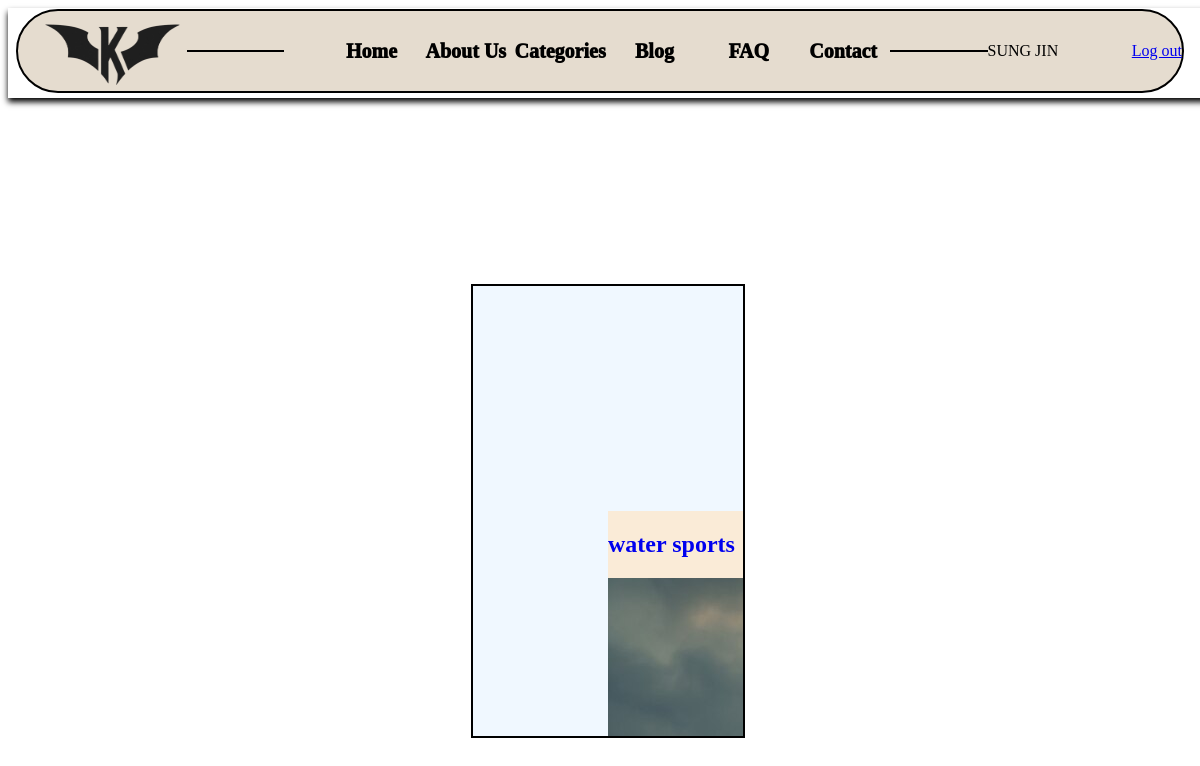
Screenshot of /profile (signed in) with the database file from the repository.
### tables this page shows
CREATE TABLE blogs (
                        id INTEGER PRIMARY KEY AUTOINCREMENT,
                        user_id INTEGER NOT NULL,
                        title TEXT NOT NULL,
                        content TEXT NOT NULL,
                        category TEXT,
                        image TEXT,
                        date TIMESTAMP DEFAULT CURRENT_TIMESTAMP,
                        FOREIGN KEY(user_id) REFERENCES users(id)
                    );

### app.py (the view)
@app.route('/profile')
def profile():
    user_id = session.get('user_id')
    if user_id:
        blogs = get_user_blogs(user_id)
        return render_template('profile.html', blogs=blogs)
    else:
        return redirect(url_for('login'))

### app.py (called while the page is built)
def get_db():
    conn = sqlite3.connect(DATABASE)
    conn.row_factory = sqlite3.Row
    return conn

def get_user_blogs(user_id):
    conn = get_db()
    cursor = conn.cursor()
    cursor.execute('SELECT * FROM blogs WHERE user_id = ?', (user_id,))
    blogs = cursor.fetchall()
    conn.close()
    return blogs

### templates/profile.html (shortened to what this page needs)
<!DOCTYPE html>
<html lang="en">
<head>
    <link href="{{ url_for('static', filename='css/blog.css') }}" rel="stylesheet">
</head>
<body>
    <header>
        <div class="header">
            <nav>
                <div class="logo">
                    <img src="{{ url_for('static', filename='assets/logo1.png') }}" alt="logo">
                </div>
                <span class="line"></span>
                <ul class="nav-links">
                    <li><a href="{{ url_for('index') }}">Home</a></li>
                    <li><a href="{{ url_for('about') }}">About Us</a></li>
                    <li><a href="{{ url_for('categories') }}">Categories</a></li>
                    <li><a href="{{ url_for('blog') }}">Blog</a></li>
                    <li><a href="{{ url_for('faq') }}">FAQ</a></li>
                    <li><a href="{{ url_for('contact') }}">Contact</a></li>
                </ul>
                <span class="line"></span>
                <div class="user">
                    {% if session.get('user_id') %}
                        <span class="username">{{ session['name'] }}</span>
                        <div class="logout"><a href="{{ url_for('logout') }}">Log out</a></div>
                    {% else %}
                        <div class="login"><a href="{{ url_for('login') }}">Log in</a></div>
                        <div class="signup"><a href="{{ url_for('signup') }}">Sign up</a></div>
                    {% endif %}
                </div>
            </nav>
        </div>
    </header>
    <section id="blog">
        <div class="show-blog">
            {% if blogs and blogs|length > 0 %}
                {% for blog in blogs %}
                <div class="blogs">
                    <a href="{{ url_for('blog_details', blog_id=blog['id']) }}">
                        <div class="blog-dis">
                        </div>
                        <div class="main-dis">
                            <h2>{{ blog['title'] }}</h2>
                            <div class="post-image">
                                {% if blog['image'] %}
                                    <img src="{{ url_for('static', filename='uploads/' + blog['image']) }}" alt="Blog image">
                                {% else %}
                                    <img src="{{ url_for('static', filename='assets/default-image.png') }}" alt="Default image">
                                {% endif %}
                            </div>
                        </div>
                    </a>
                </div>
                {% endfor %}
            {% else %}
                <p>No blogs available at the moment.</p>
            {% endif %}
        </div>
    </section>
</body>
</html>

### static/css/blog.css (style rules this page uses)
header { position: fixed; height:90px; width:100%; background-color: white; box-shadow: 0px 4px 6px black; z-index: 100; }
.header { position: fixed; top: 1%; left: 50%; transform: translateX(-50%); display: flex; align-items: center; justify-content: center; height: 80px; width: 97%; background-color: RGB(229, 220, 207); border: 2px solid black; border-radius: 50px; }
.header nav { display: flex; align-items: center; justify-content: space-between; height: 100%; width: 100%; }
.logo { height: 90%; width: 150px; margin-left: 2%; }
.logo img { height:100%; width:100%; }
.line { height: 2px; width: 100px; background-color: black; }
.nav-links { display: flex; align-items: center; justify-content: space-between; width: 50%; }
.nav-links li { display: flex; align-items: center; justify-content: center; list-style: none; height: 100%; width: 100%; }
.nav-links li a { display: flex; align-items: center; justify-content: space-between; text-decoration: none; font-size: 20px; color: black; font-weight: 1000; }
.user { height: 90%; width: 200px; display: flex; align-items: center; justify-content: space-between; }
#blog { position: relative; top:130px; display: flex; align-items: center; justify-content:center; min-height: 100vh; width:100vw; }
.show-blog { position: relative; display: flex; align-items: center; justify-content: space-around; min-height: 100vh; width:90%; flex-wrap: wrap; }
.show-blog .blogs { position: relative; margin-bottom: 5%; height:450px; flex-basis: 25%; background-color: aliceblue; border: 2px solid black; display: flex; align-items: center; justify-content: center; overflow: hidden; }
.blog-dis { position: absolute; bottom: 0; height: 100%; width: 100%; background-color: rgba(0, 0, 0, 0.8); transform: translateY(100%); clip-path: polygon(0 0,100% 0,100% 50%,0% 75%); transition: transform 0.4s ease; }
.main-dis { position: absolute; height:85%; width:85%; background-color: antiquewhite; }

### rows the page displays
blogs: title "water sports", image (picture)

### other values shown
{{ session['name'] }} "SUNG JIN"
